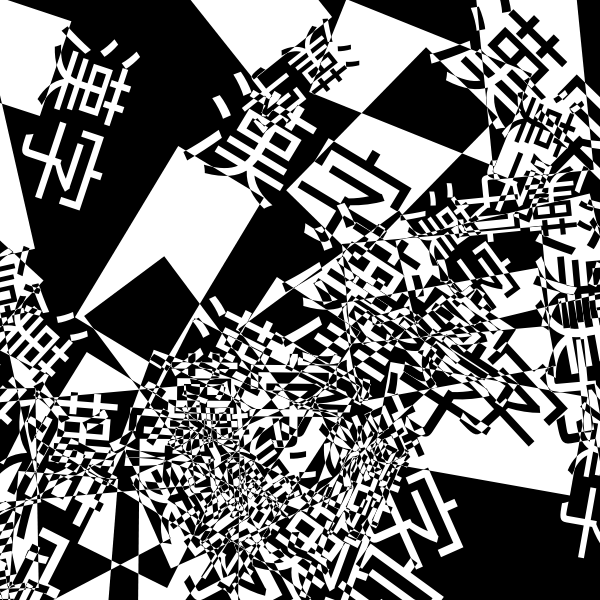
Frame 1 (no input)
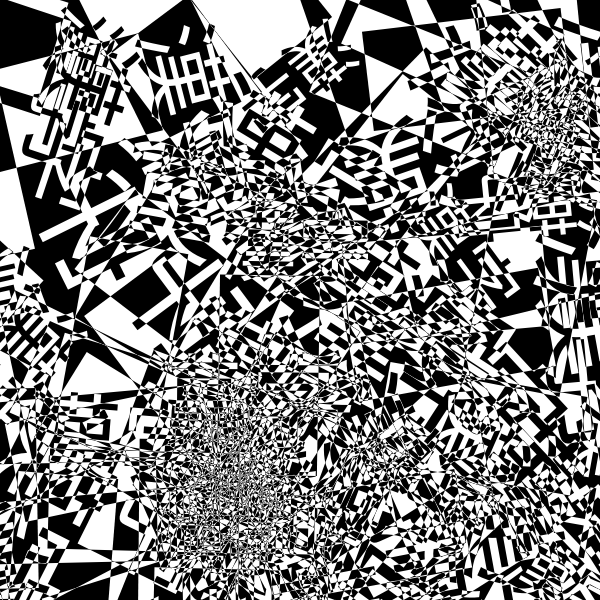
Frame 2 (the mouse pressed at the canvas centre, redrawn once)

The p5.js sketch that drew these frames (run headless with seeded random() and noise() and a simulated clock; the mouse was pressed at the canvas centre and the sketch redrawn once):

// p5.js sketch
// ── sketch.js

function setup() {
	createCanvas(600, 600);
	blendMode(DIFFERENCE);
	noLoop();
}

function draw() {
	background(0);
	fill(255);
	for(let i = 0; i < 30; i++) {
		textSize(random(64, 128));
		push();
		let x = random(width);
		let y = random(height);
		translate(x, y);
		rotate(random(PI));
		rect(0, 0, 100, 200);
		text("漢字", 0, 0);
		pop();
	}
	
}
